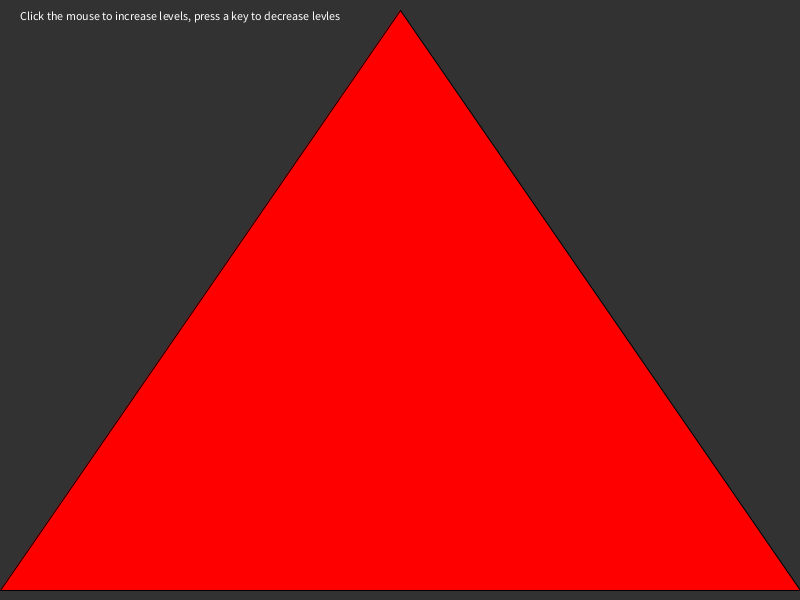
Frame 1 (no input)
Frame 60 (the mouse pressed at the canvas centre just before this capture): identical to frame 1, image omitted
Frame 120 (the mouse held since frame 60 and released just before this capture): identical to frame 1, image omitted

The Processing sketch that drew this single still picture (run headless with seeded random() and noise(); from frame 60 on, the mouse is pressed at the canvas centre):

// Processing sketch: Section2
// ── Section2.pde
int levels;
color bg,fg;

void setup() {
  size(800, 600);
  levels = 0;
}

/*Create Pascal's Gasket (google an image of this)
  The outer triangle are the vertices: (v1x, v1y), (v2x,v2y), (v3x, v3y)
  levels:
  0 = regular triangle
  1 = triforce (looks like 3 triangles)
  2 = each of the 3 triangles will be cut into 3 triangles.
  etc.
*/
void gasket(int levels, float v1x, float v1y, float v2x, float v2y, float v3x, float v3y) {
    //YOU WRITE THIS METHOD!
    float m1x = (v1x + v2x) / 2;
    float m1y = (v1y + v2y) / 2;
    float m2x = (v2x + v3x) / 2;
    float m2y = (v2y + v3y) / 2;
    float m3x = (v3x + v1x) / 2;
    float m3y = (v3y + v1y) / 2;
    fill(255, 0, 0);
    if (levels == 0){
       triangle(v1x, v1y, v2x, v2y, v3x, v3y);
    } else if (levels >= 1){
       triangle(v1x, v1y, v2x, v2y, v3x, v3y);
       fill(255,255,255);
       triangle (m1x, m1y, m2x, m2y, m3x, m3y);
    }
    if (levels > 1){
       gasket(levels - 1, m1x, m1y, v1x, v1y, m3x, m3y);
       gasket(levels - 1, m1x, m1y, v2x, v2y, m2x, m2y);
       gasket(levels - 1, m2x, m2y, v3x, v3y, m3x, m3y);
    }
}

void draw() { 
  background(50);  
  
  fill(255);
  text("Click the mouse to increase levels, press a key to decrease levles",20,20);

  gasket(levels,0, height-10, width, height-10, width/2, 10);

 //koch(levels,width-10, height/2,10, height/3 ); 
 //other fractal you can do! This requires a bit more math, or you can look up the coordinates.
}

void mouseClicked(){ 
 levels ++;  
}

void keyPressed(){
 levels --; 
}
